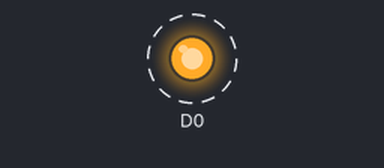
The sketch below on a simulated ESP8266 (NodeMCU). On the bench: output pins drawn as LEDs (lit = HIGH). Dashed ring = blinking.

Above: at 0.2 s.
Timing chart, 0 to 3.0 s (numbered marks = the images above):
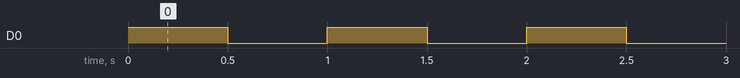

The sketch:

sketch_feb27a.ino
```cpp
void setup() {
  // put your setup code here, to run once:
  pinMode(D0,OUTPUT);
}

void loop() {
  // put your main code here, to run repeatedly:
  digitalWrite(D0,1);
  delay(500);
  digitalWrite(D0,0);
  delay(500);
}
```

Measured:
- by itself, D0: alternates HIGH for 0.50 s and LOW for 0.50 s
